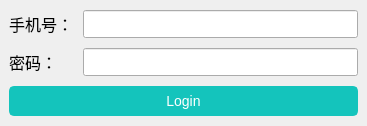
<?xml version="1.0" encoding="UTF-8"?>
<ui version="4.0">
 <class>LoginWindow</class>
 <widget class="QMainWindow" name="LoginWindow">
  <property name="geometry">
   <rect>
    <x>0</x>
    <y>0</y>
    <width>367</width>
    <height>126</height>
   </rect>
  </property>
  <widget class="QWidget" name="centralwidget">
   <layout class="QVBoxLayout" name="verticalLayout_2">
    <item>
     <layout class="QVBoxLayout" name="verticalLayout">
      <property name="spacing">
       <number>10</number>
      </property>
      <item>
       <layout class="QGridLayout" name="gridLayout">
        <item row="0" column="0">
         <widget class="QLabel" name="label">
          <property name="font">
           <font>
            <pointsize>12</pointsize>
           </font>
          </property>
          <property name="text">
           <string>手机号：</string>
          </property>
         </widget>
        </item>
        <item row="0" column="1">
         <widget class="QLineEdit" name="lineEdit">
          <property name="minimumSize">
           <size>
            <width>0</width>
            <height>28</height>
           </size>
          </property>
          <property name="font">
           <font>
            <pointsize>12</pointsize>
           </font>
          </property>
          <property name="placeholderText">
           <string/>
          </property>
         </widget>
        </item>
        <item row="1" column="0">
         <widget class="QLabel" name="label_2">
          <property name="font">
           <font>
            <pointsize>12</pointsize>
           </font>
          </property>
          <property name="text">
           <string>密码：</string>
          </property>
         </widget>
        </item>
        <item row="1" column="1">
         <widget class="QLineEdit" name="lineEdit_2">
          <property name="minimumSize">
           <size>
            <width>0</width>
            <height>28</height>
           </size>
          </property>
          <property name="font">
           <font>
            <pointsize>12</pointsize>
           </font>
          </property>
          <property name="text">
           <string/>
          </property>
          <property name="echoMode">
           <enum>QLineEdit::Password</enum>
          </property>
         </widget>
        </item>
       </layout>
      </item>
      <item>
       <widget class="QPushButton" name="loginButton">
        <property name="styleSheet">
         <string notr="true">#loginButton {
    background-color: rgb(20,196,188);
    color: white; 
    border: 2px solid rgb(20,196,188);
    border-radius: 5px; 
    padding: 5px 10px; 
    font-size: 14px; 
}

#loginButton:hover {
    background-color:  rgb(22,218,208);
}

#loginButton:pressed {
    background-color: rgb(17,171,164);
}

QPushButton
{
	font: 25 14pt '微软雅黑';
	color: rgb(255,255,255);
	background-color: rgb(20,196,188);
	border:none;
	border-radius:10px;
}
QPushButton:hover
{
	background-color: rgb(22,218,208);
}
QPushButton:pressed
{
	background-color: rgb(17,171,164);
}</string>
        </property>
        <property name="text">
         <string>Login</string>
        </property>
       </widget>
      </item>
     </layout>
    </item>
   </layout>
  </widget>
 </widget>
 <resources/>
 <connections/>
</ui>
